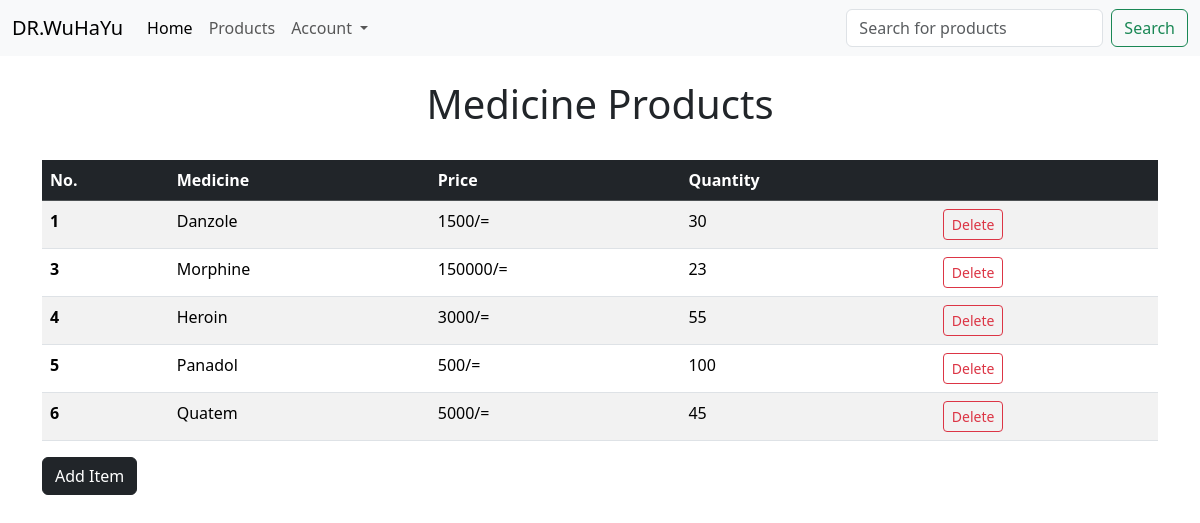
Screenshot of /products/ (signed in) with the database file from the repository.
### kalimunda/models.py (models this page shows, shortened)
class Medicine(models.Model):
    name = models.CharField(max_length=20)
    category = models.ForeignKey(Category, null=True, blank=True, on_delete=models.CASCADE)
    quantity = models.IntegerField()
    price = models.IntegerField()
    class Meta:
        verbose_name_plural = "Medicine"

### kalimunda/views.py (the view)
# urls.py: path('products/', views.products, name="products"),
def products(request):
    medicine = Medicine.objects.all()
    return render(request, 'products.html', {"medicine":medicine})

### kalimunda/templates/products.html (shortened to what this page needs)
{% extends 'base.html' %}
{% block content %}
<br>
<div class="container">
    <center><h1>Medicine Products</h1></center><br>
    <table class="table table-striped table-hover">
        <thead class="table-dark">
          <tr>
            <th scope="col">No.</th>
            <th scope="col">Medicine</th>
            <th scope="col">Price</th>
            <th scope="col">Quantity</th>
            <th scope="col"></th>
          </tr>
        </thead>
        <tbody>
           {% for medicine in medicine %}
        <tr>
            <th scope="row">{{ medicine.id }}</th>
            <td> <a class="page-link" href="{% url 'view_item' medicine.id %}">{{ medicine.name }}</a></td>
            <td>{{ medicine.price }}/=</td>
            <td>{{ medicine.quantity }}</td>
            {% if user.is_superuser %}
            <td><a href="{% url 'delete' medicine.id %}" style="text-align: right !important;" type="submit" class="btn btn-outline-danger btn-sm">Delete</a></td>
            {% else %}
            <td> HAHAHA You cant delete</td>
            {% endif %}
        </tr>
          {% endfor %}
        </tbody>
      </table>
      <a href="{% url 'add_item' %}" class="btn btn-dark">Add Item</a>
</div>
{% endblock %}

### rows the page displays
Medicine: id "1", name "Danzole", price "1500", quantity "30"
Medicine: id "3", name "Morphine", price "150000", quantity "23"
Medicine: id "4", name "Heroin", price "3000", quantity "55"
Medicine: id "5", name "Panadol", price "500", quantity "100"
Medicine: id "6", name "Quatem", price "5000", quantity "45"
